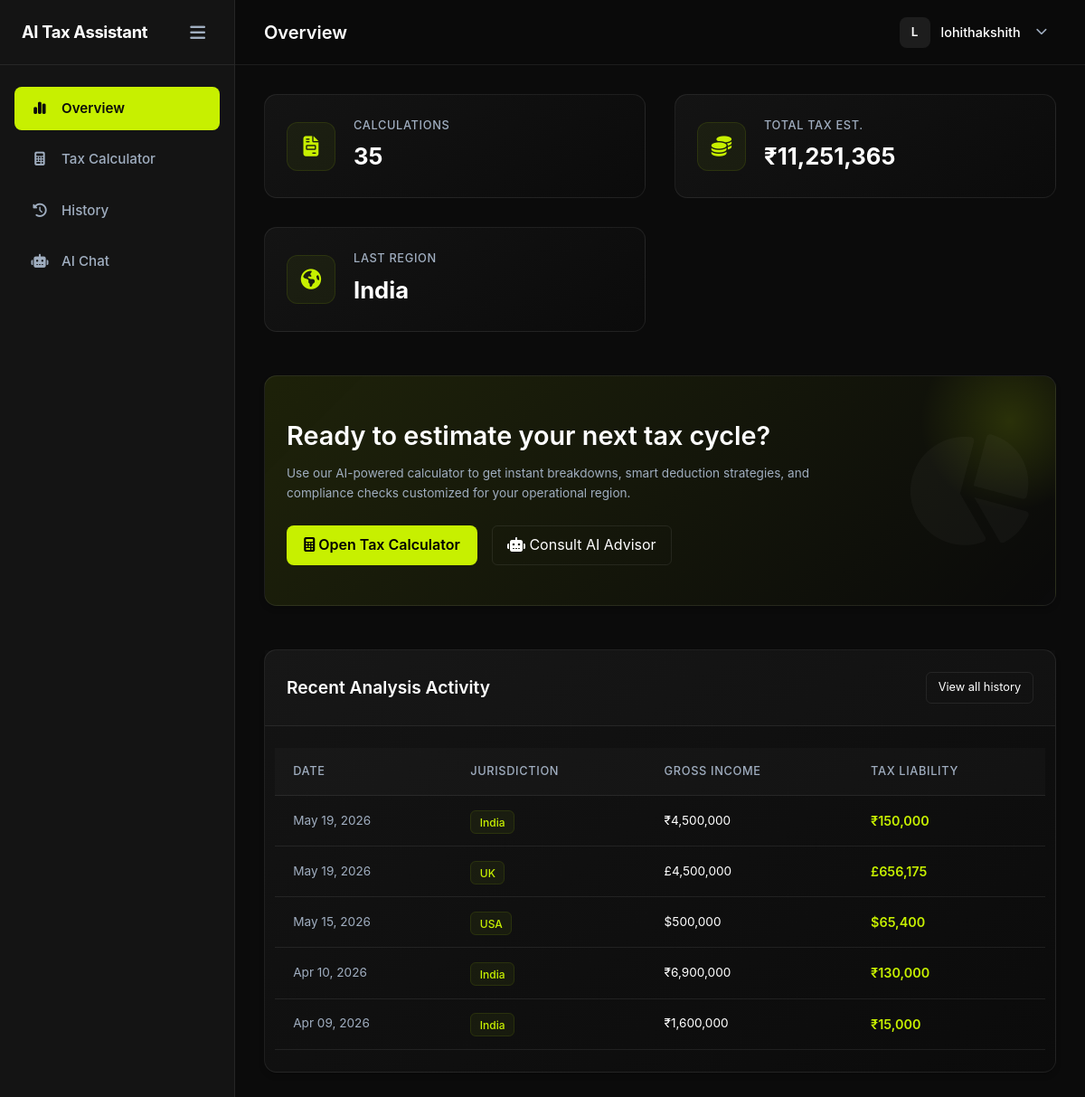
The app's page /dashboard/ (signed in) with its own data.
### tax_engine/models.py (models this page shows, shortened)
class TaxCalculation(models.Model):
    user = models.ForeignKey(User, on_delete=models.CASCADE)
    country = models.CharField(max_length=50)
    income = models.FloatField()
    deductions = models.FloatField()
    taxable_income = models.FloatField()
    estimated_tax = models.FloatField()
    ai_explanation = models.TextField(blank=True, null=True)
    created_at = models.DateTimeField(auto_now_add=True)

### dashboard/views.py (the view)
# urls.py: path('dashboard/', views.dashboard_view, name='dashboard'),
@login_required
def dashboard_view(request):
    calculations = TaxCalculation.objects.filter(user=request.user).order_by('-created_at')
    total_tax_paid = sum(calc.estimated_tax for calc in calculations)
    last_country = calculations.first().country if calculations.exists() else "None"
    context = {
        'calculations': calculations[:5], # Only show recent 5 on dash
        'total_calculations': calculations.count(),
        'total_tax_paid': round(total_tax_paid, 2),
        'last_country': last_country,
    }
    return render(request, 'dashboard/dashboard.html', context)

### dashboard/templatetags/tax_tags.py (called while the page is built)
@register.filter
def currency_symbol(country_name):
    if not country_name:
        return "₹"  # Default to INR as per user preference
    country = str(country_name).lower().strip()
    mapping = {
        'india': '₹',
        'in': '₹',
        'inr': '₹',
        'us': '$',
        'usa': '$',
        'usd': '$',
        'united states': '$',
        'uk': '£',
        'gbp': '£',
        'united kingdom': '£',
        'gb': '£',
        'canada': 'C$',
        'cad': 'C$',
        'ca': 'C$',
        'australia': 'A$',
        'aud': 'A$',
        'au': 'A$',
        'europe': '€',
        'eu': '€',
        'euro': '€',
        'eur': '€',
    }
    return mapping.get(country, '₹')  # Default fallback to INR

@register.filter
def country_display(value):
    if not value:
        return "India"
    mapping = {
        'india': 'India',
        'in': 'India',
        'inr': 'India',
        'us': 'USA',
        'usa': 'USA',
        'usd': 'USA',
        'united states': 'USA',
        'uk': 'UK',
        'gbp': 'UK',
        'united kingdom': 'UK',
        'canada': 'Canada',
        'cad': 'Canada',
        'australia': 'Australia',
        'aud': 'Australia',
        'europe': 'European Union',
        'eu': 'European Union',
        'eur': 'European Union',
        'euro': 'European Union',
    }
    return mapping.get(str(value).lower().strip(), str(value).title())

### templates/dashboard/dashboard.html (shortened to what this page needs)
{% extends 'base_app.html' %}
{% load tax_tags humanize %}
{% block page_title %}Overview{% endblock %}
{% block content %}
<div class="dashboard-grid fade-in">
    <div class="stats-container">
        <div class="stat-card">
            <div class="stat-icon"><i class="fa-solid fa-file-invoice" style="color:var(--accent-neon);"></i></div>
            <div class="stat-info">
                <span class="stat-label">Calculations</span>
                <span class="stat-value">{{ total_calculations }}</span>
            </div>
        </div>
        <div class="stat-card">
            <div class="stat-icon"><i class="fa-solid fa-coins" style="color:var(--accent-neon);"></i></div>
            <div class="stat-info">
                <span class="stat-label">Total Tax Est.</span>
                <span class="stat-value">{{ last_country|currency_symbol }}{{ total_tax_paid|floatformat:0|intcomma }}</span>
            </div>
        </div>
        <div class="stat-card">
            <div class="stat-icon"><i class="fa-solid fa-earth-americas" style="color:var(--accent-neon);"></i></div>
            <div class="stat-info">
                <span class="stat-label">Last Region</span>
                <span class="stat-value">{{ last_country|country_display }}</span>
            </div>
        </div>
    </div>
    <div class="card mt-2 mb-4" style="background: linear-gradient(135deg, rgba(199,240,0,0.1) 0%, rgba(0,0,0,0) 100%); position: relative; overflow: hidden;">
        <div style="position: absolute; top: -50px; right: -50px; width: 200px; height: 200px; background: radial-gradient(circle, rgba(199,240,0,0.15) 0%, rgba(0,0,0,0) 70%); border-radius: 50%;"></div>
        <div class="flex-between align-center p-4 banner-flex" style="flex-wrap: wrap; gap: 2rem;">
            <div style="flex: 1; min-width: 300px;">
                <h2 class="mb-2 font-weight-bold" style="font-size: 1.8rem;">Ready to estimate your next tax cycle?</h2>
                <p class="text-muted text-sm mb-4" style="line-height: 1.6; max-width: 600px;">Use our AI-powered calculator to get instant breakdowns, smart deduction strategies, and compliance checks customized for your operational region.</p>
                <div style="display: flex; gap: 1rem;">
                    <a href="{% url 'calculator' %}" class="btn-primary"><i class="fa-solid fa-calculator"></i> Open Tax Calculator</a>
                    <a href="{% url 'chat' %}" class="btn-outline"><i class="fa-solid fa-robot"></i> Consult AI Advisor</a>
                </div>
            </div>
            <div style="font-size: 8rem; color: rgba(255,255,255,0.03); transform: rotate(15deg);">
                <i class="fa-solid fa-chart-pie"></i>
            </div>
        </div>
    </div>
    <div class="card mt-4">
        <div class="card-header flex-between">
            <h3>Recent Analysis Activity</h3>
            <a href="{% url 'history' %}" class="btn-outline" style="font-size: 0.8rem; padding: 0.4rem 0.8rem;">View all history</a>
        </div>
        <div class="card-body p-0">
            {% if calculations %}
            <div class="table-responsive">
                <table class="table table-hover">
                    <thead>
                        <tr>
                            <th>Date</th>
                            <th>Jurisdiction</th>
                            <th>Gross Income</th>
                            <th>Tax Liability</th>
                        </tr>
                    </thead>
                    <tbody>
                        {% for calc in calculations %}
                        <tr>
                            <td class="text-muted text-sm">{{ calc.created_at|date:"M d, Y" }}</td>
                            <td>
                                <span class="badge" style="background: rgba(199,240,0,0.05); border: 1px solid rgba(199,240,0,0.1); color: var(--accent-neon);">{{ calc.country|country_display }}</span>
                            </td>
                            <td class="text-sm">{{ calc.country|currency_symbol }}{{ calc.income|floatformat:0|intcomma }}</td>
                            <td class="text-accent font-weight-bold">
                                {{ calc.country|currency_symbol }}{{ calc.estimated_tax|floatformat:0|intcomma }}
                            </td>
                        </tr>
                        {% endfor %}
                    </tbody>
                </table>
            </div>
            {% else %}
            <div class="empty-state p-5 text-center">
                <p class="text-muted" style="padding: 1rem 1rem 0.5rem;">No calculations yet. Start your first analysis to see data here.</p>
                <a href="{% url 'calculator' %}" class="btn-outline mt-3" style="display: inline-flex;">Calculate Now</a>
            </div>
            {% endif %}
        </div>
    </div>
</div>
{% endblock %}

### templates/base_app.html (shortened to what this page needs)
{% load static %}
<!DOCTYPE html>
<html lang="en">
<head>
    <link rel="stylesheet" href="https://cdnjs.cloudflare.com/ajax/libs/font-awesome/6.5.1/css/all.min.css" />
    <link rel="stylesheet" href="{% static 'style.css' %}">
    <link rel="stylesheet" href="{% static 'dashboard.css' %}">
</head>
<body class="app-body">
    <aside class="app-sidebar" id="appSidebar">
        <div class="sidebar-header">
            <span class="logo">AI Tax Assistant</span>
            <button class="icon-btn" id="toggleSidebar"><i class="fa-solid fa-bars"></i></button>
        </div>
        <nav class="sidebar-nav">
            <a href="{% url 'dashboard' %}" class="nav-item">
                <span class="nav-icon"><i class="fa-solid fa-chart-simple"></i></span>
                <span class="nav-label">Overview</span>
            </a>
            <a href="{% url 'calculator' %}" class="nav-item">
                <span class="nav-icon"><i class="fa-solid fa-calculator"></i></span>
                <span class="nav-label">Tax Calculator</span>
            </a>
            <a href="{% url 'history' %}" class="nav-item">
                <span class="nav-icon"><i class="fa-solid fa-clock-rotate-left"></i></span>
                <span class="nav-label">History</span>
            </a>
            <a href="{% url 'chat' %}" class="nav-item">
                <span class="nav-icon"><i class="fa-solid fa-robot"></i></span>
                <span class="nav-label">AI Chat</span>
            </a>
        </nav>
    </aside>
    <div class="app-main">
        <header class="app-topbar">
            <div class="topbar-left">
                <h2 class="page-title">{% block page_title %}Dashboard{% endblock %}</h2>
            </div>
            <div class="topbar-right">
                <div class="user-profile-dropdown" id="userProfileDropdown">
                    <div class="user-profile-trigger" id="dropdownTrigger">
                        <div class="user-avatar" data-initials="{{ request.user.username|make_list|first|upper }}">
                            {{ request.user.username|make_list|first|upper }}
                        </div>
                        <span class="user-name">{{ request.user.username }}</span>
                        <i class="fa-solid fa-chevron-down"
                            style="font-size: 0.8rem; margin-left: 5px; color: var(--text-muted);"></i>
                    </div>
                </div>
            </div>
        </header>
        <main class="app-content container-fluid">
            {% block content %}
            {% endblock %}
        </main>
    </div>
</body>
</html>

### static/style.css (style rules this page uses)
html { scroll-behavior: smooth; }
* { margin: 0; padding: 0; box-sizing: border-box; font-family: 'Inter', system-ui, sans-serif; }
:root { --bg-main: #0b0b0b; --bg-card: #141414; --text-main: #ffffff; --text-muted: #b3b3b3; --border-color: #262626; --accent: #c7f000; }
body { background: var(--bg-main); color: var(--text-main); line-height: 1.6; }
a { text-decoration: none; color: var(--text-main); }
.btn-primary { background: var(--accent); color: #000 !important; padding: 0.6rem 1.2rem; border-radius: 8px; font-weight: 600; border: none; cursor: pointer; transition: opacity 0.15s ease, transform 0.15s ease !important; }
.btn-outline { border: 1px solid var(--border-color); padding: 0.5rem 1rem; border-radius: 6px; }
main { padding: 2rem; display: block; min-width: 320px; }

### records on screen
TaxCalculation: country "₹", country "India", created_at "May 19, 2026", country|country_display "India", income "4,500,000", estimated_tax "150,000"
TaxCalculation: created_at "May 19, 2026", country|country_display "UK", country "£", income "4,500,000", estimated_tax "656,175"
TaxCalculation: created_at "May 15, 2026", country|country_display "USA", country "$", income "500,000", estimated_tax "65,400"
TaxCalculation: created_at "Apr 10, 2026", country|country_display "India", country "₹", income "6,900,000", estimated_tax "130,000"
TaxCalculation: created_at "Apr 09, 2026", country|country_display "India", country "₹", income "1,600,000", estimated_tax "15,000"

### other values on screen
{{ request.user.username|make_list|first|upper }} "L"
{{ request.user.username }} "lohithakshith"
{{ total_calculations }} "35"
{{ total_tax_paid|floatformat:0|intcomma }} "11,251,365"
